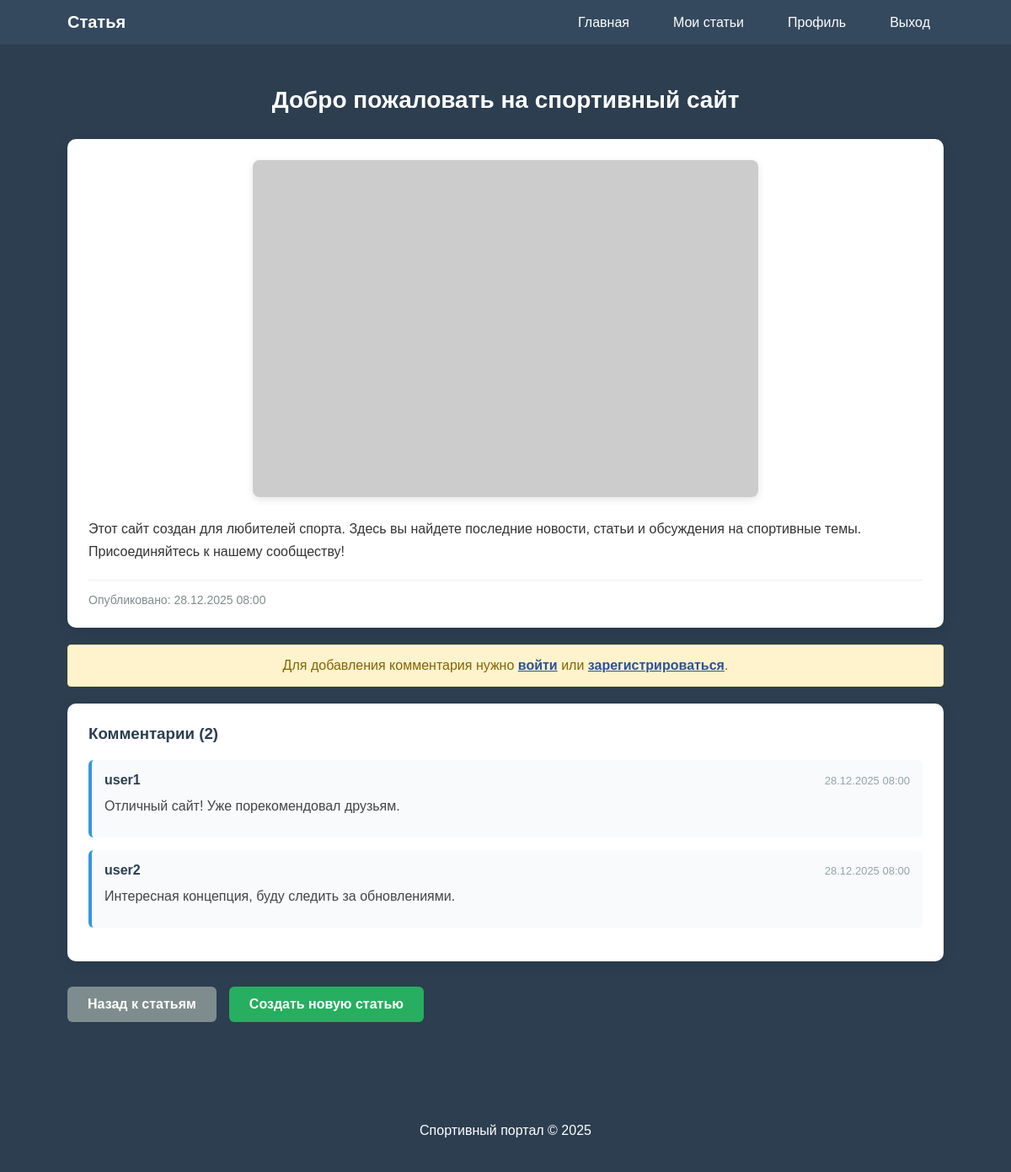
Page /art.php?id=1 on the committed database.
### tables this page shows
CREATE TABLE IF NOT EXISTS articles (
    id INT AUTO_INCREMENT PRIMARY KEY,
    title VARCHAR(255) NOT NULL,
    content TEXT NOT NULL,
    author_id INT NOT NULL,
    image VARCHAR(255) DEFAULT NULL,
    created_at TIMESTAMP DEFAULT CURRENT_TIMESTAMP,
    updated_at TIMESTAMP DEFAULT CURRENT_TIMESTAMP ON UPDATE CURRENT_TIMESTAMP,
    FOREIGN KEY (author_id) REFERENCES users(id) ON DELETE CASCADE
);

CREATE TABLE IF NOT EXISTS comments (
    id INT AUTO_INCREMENT PRIMARY KEY,
    article_id INT NOT NULL,
    user_id INT NOT NULL,
    comment TEXT NOT NULL,
    created_at TIMESTAMP DEFAULT CURRENT_TIMESTAMP,
    FOREIGN KEY (article_id) REFERENCES articles(id) ON DELETE CASCADE,
    FOREIGN KEY (user_id) REFERENCES users(id) ON DELETE CASCADE
);

CREATE TABLE IF NOT EXISTS users (
    id INT AUTO_INCREMENT PRIMARY KEY,
    username VARCHAR(50) NOT NULL UNIQUE,
    password VARCHAR(255) NOT NULL,
    email VARCHAR(100) NOT NULL UNIQUE,
    role ENUM('admin', 'user') DEFAULT 'user',
    created_at TIMESTAMP DEFAULT CURRENT_TIMESTAMP,
    updated_at TIMESTAMP DEFAULT CURRENT_TIMESTAMP ON UPDATE CURRENT_TIMESTAMP
);

### art.php (the view, shortened to what this page needs)
<?php
include 'db.php';
if (isset($_GET['id'])) {
    $articleId = $_GET['id'];
    $stmt = $pdo->prepare("SELECT * FROM articles WHERE id = :id");
    $stmt->execute(['id' => $articleId]);
    $article = $stmt->fetch();
    $stmt = $pdo->prepare("
        SELECT comments.*, users.username
        FROM comments
        LEFT JOIN users ON comments.user_id = users.id
        WHERE article_id = :article_id
        ORDER BY created_at DESC
    ");
    $stmt->execute(['article_id' => $articleId]);
    $comments = $stmt->fetchAll();
}
?>
<!DOCTYPE html>
<html lang="ru">
<head>
    <link rel="stylesheet" href="style.css">
</head>
<body>
    <nav class="nav-main">
        <div class="container nav-container">
            <div class="nav-logo">Статья</div>
            <ul class="nav-menu">
                <li><a href="main.php">Главная</a></li>
                <li><a href="personal_articles.php">Мои статьи</a></li>
                <li><a href="profile.php">Профиль</a></li>
                <li><a href="logout.php">Выход</a></li>
            </ul>
        </div>
    </nav>
    <div class="container">
        <header class="page-header">
            <h1><?= htmlspecialchars($article['title']) ?></h1>
        </header>
        <div class="content-box">
            <?php if (!empty($article['image'])): ?>
                <div style="text-align: center; margin-bottom: 20px;">
                    <img src="<?= htmlspecialchars($article['image']) ?>"
                         alt="Изображение статьи"
                         style="max-width: 100%; max-height: 400px; border-radius: 8px; box-shadow: 0 3px 10px rgba(0,0,0,0.1);">
                </div>
            <?php endif; ?>
            <div style="color: #333; line-height: 1.7; font-size: 16px; margin-bottom: 20px;">
                <?= nl2br(htmlspecialchars($article['content'])) ?>
            </div>
            <div style="color: #7f8c8d; font-size: 14px; padding-top: 15px; border-top: 1px solid #eee;">
                Опубликовано: <?= date('d.m.Y H:i', strtotime($article['created_at'])) ?>
            </div>
        </div>
        <?php if (isset($_SESSION['user_id'])): ?>
            <div class="content-box" style="margin-top: 20px;">
                <h3 style="color: #2c3e50; margin-top: 0; margin-bottom: 15px;">Добавить комментарий</h3>
                <form method="POST" action="">
                    <textarea name="comment"
                              style="width: 100%; padding: 12px; border: 2px solid #bbdefb; border-radius: 6px; margin-bottom: 15px; resize: vertical; min-height: 100px; font-family: Arial, sans-serif;"
                              placeholder="Напишите ваш комментарий..."
                              required></textarea>
                    <button type="submit" class="btn btn-success">Отправить комментарий</button>
                </form>
            </div>
        <?php else: ?>
            <div style="background: #fff3cd; color: #856404; padding: 15px; border-radius: 4px; margin: 20px 0; border: 1px solid #ffeaa7; text-align: center;">
                Для добавления комментария нужно <a href="login.php" style="color: #2a5298; font-weight: bold;">войти</a> или <a href="register.php" style="color: #2a5298; font-weight: bold;">зарегистрироваться</a>.
            </div>
        <?php endif; ?>
        <div class="content-box" style="margin-top: 20px;">
            <h3 style="color: #2c3e50; margin-top: 0; margin-bottom: 20px;">Комментарии (<?= count($comments) ?>)</h3>
            <?php if ($comments): ?>
                <div style="list-style: none; padding: 0; margin: 0;">
                    <?php foreach ($comments as $comment): ?>
                        <div style="background: #f8fafc; padding: 15px; margin-bottom: 15px; border-radius: 6px; border-left: 4px solid #3498db;">
                            <div style="display: flex; justify-content: space-between; align-items: center; margin-bottom: 10px;">
                                <span style="font-weight: bold; color: #2c3e50;"><?= htmlspecialchars($comment['username']) ?></span>
                                <span style="color: #95a5a6; font-size: 13px;">
                                    <?= date('d.m.Y H:i', strtotime($comment['created_at'])) ?>
                                </span>
                            </div>
                            <div style="color: #444; line-height: 1.5; margin-bottom: 10px;">
                                <?= nl2br(htmlspecialchars($comment['comment'])) ?>
                            </div>
                        </div>
                    <?php endforeach; ?>
                </div>
            <?php else: ?>
                <p style="color: #7f8c8d; font-style: italic; text-align: center; padding: 20px;">
                    Комментариев пока нет. Будьте первым!
                </p>
            <?php endif; ?>
        </div>
        <div class="action-buttons" style="margin-top: 30px;">
            <a href="main.php" class="btn btn-secondary">Назад к статьям</a>
            <a href="create_article.php" class="btn btn-success">Создать новую статью</a>
        </div>
    </div>
    <footer class="footer">
        <div class="container">
            <p>Спортивный портал &copy; <?= date('Y'); ?></p>
        </div>
    </footer>
</body>
</html>

### style.css (style rules this page uses)
* { margin: 0; padding: 0; box-sizing: border-box; }
body { font-family: Arial, sans-serif; background: #2c3e50; color: #333; min-height: 100vh; }
.container { width: 90%; max-width: 1200px; margin: 0 auto; padding: 20px; }
.nav-main { background: #34495e; padding: 15px 0; }
.nav-container { display: flex; justify-content: space-between; align-items: center; max-width: 1200px; margin: 0 auto; padding: 0 20px; }
.nav-logo { color: white; font-size: 20px; font-weight: bold; }
.nav-menu { display: flex; list-style: none; gap: 20px; margin: 0; padding: 0; }
.nav-menu a { color: white; text-decoration: none; padding: 8px 16px; border-radius: 4px; transition: background 0.3s; }
.page-header { text-align: center; margin: 30px 0; }
.page-header h1 { color: white; font-size: 28px; }
.btn { padding: 12px 24px; background: #3498db; color: white; border: none; border-radius: 6px; font-size: 16px; font-weight: bold; cursor: pointer; text-decoration: none; display: inline-block; text-align: center; transition: all 0.3s; }
.btn-success { background: #27ae60; }
.btn-secondary { background: #7f8c8d; }
.content-box { background: white; border-radius: 10px; padding: 25px; margin: 20px 0; box-shadow: 0 4px 15px rgba(0, 0, 0, 0.1); }
.action-buttons { display: flex; gap: 15px; margin: 20px 0; }
.footer { background: #2c3e50; color: white; text-align: center; padding: 20px; margin-top: 40px; }
::placeholder { color: #95a5a6; opacity: 0.8; }

### rows in the picture
articles: title "Добро пожаловать на спортивный сайт", content "Этот сайт создан для любителей спорта. Здесь вы найдете последние новости, статьи и обсуждения на спортивные темы. Присоединяйтесь к нашему сообществу!", created_at "28.12.2025 08:00"
comments: user.username "user1", created_at "28.12.2025 08:00", comment "Отличный сайт! Уже порекомендовал друзьям."
comments: user.username "user2", created_at "28.12.2025 08:00", comment "Интересная концепция, буду следить за обновлениями."

### other values in the picture
count($comments) "2"
